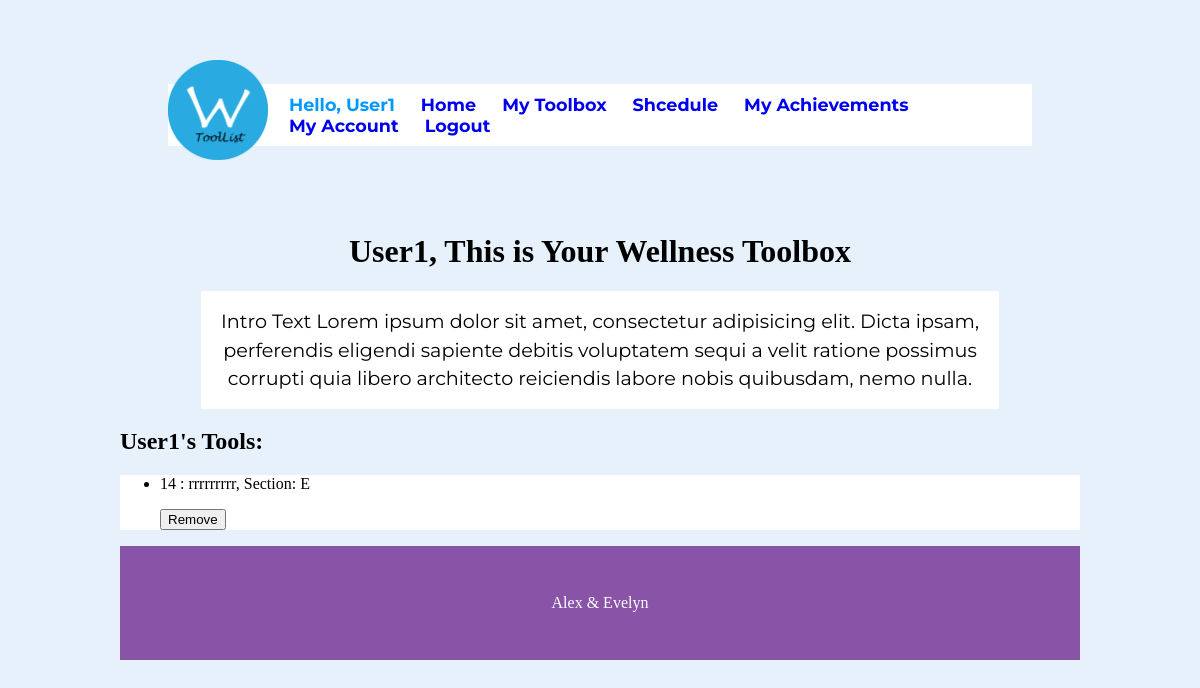
Page /my-tools.php (signed in) on the committed database.
### tables this page shows
CREATE TABLE `Tool` (
  `Tool-id` int(11) NOT NULL,
  `Name` varchar(30) NOT NULL,
  `Section` varchar(1) NOT NULL,
  `Description` text NOT NULL,
  `Date` date NOT NULL
);

### my-tools.php (the view, shortened to what this page needs)
<?php session_start();
if($_SESSION["authenticated"] == true){
	require_once("includes/database.php");
	include("includes/header.php");
	include("includes/nav.php");
    $User_id = $_SESSION["UserID"];
	$username = $_SESSION["Username"];
	$stmt = $pdo->prepare("SELECT `Tool`.`Tool-id`,`Tool`.`Name`, `Tool`.`Section`, `Tool`.`Description`
	FROM `Tool` INNER JOIN `MyTools`
	ON `Tool`.`Tool-id`=`MyTools`.`Tool-id`
	WHERE `MyTools`.`User-id` = $User_id");
    $stmt->execute();
?>
<h1 class="header"><?php echo  $username; ?>, This is Your Wellness Toolbox</h1>
<h2 class="intro-text">Intro Text Lorem ipsum dolor sit amet, consectetur adipisicing 	elit. Dicta ipsam, perferendis eligendi sapiente debitis voluptatem sequi a velit ratione possimus corrupti quia libero architecto reiciendis labore nobis quibusdam, nemo nulla.</h2>
<h2><? echo  $username; ?>'s Tools:</h2>
<section class="tool-type">
	<ul>
	<?
	while($row = $stmt->fetch()) {
	?>
		<li>
			<p><? echo($row["Tool-id"]); ?> : <? echo($row["Name"]);?>, Section: <? echo($row["Section"]);?></p>
			<form action="process-delete-tool.php" method="POST">
				<input type="submit" value="Remove" />
			</form>
		</li>
	<?
	}
	?>
	</ul>
</section>
	<?php include("includes/footer.php");
} else {
	?>
	<p>You are not allowed to view this page. Please <a href="login-form.php">log in here.</a></p>
	<?
}
	?>

### includes/stylesheets/style.css (style rules this page uses)
body { background-color: #e6f1fc; font-family:'Neuton' serif; }
ul, #app-title, .wrapper, footer { background-color: white; }
h1, .intro-text, footer { text-align: center; }
.intro-text { width: 80%; margin: 0 auto; font: 1.2em 'Montserrat', sans-serif; line-height: 1.5em; padding: 0.8em; background-color: white; }

### rows in the picture
tool: value "14", Name "rrrrrrrrr", Section "E"

### other values in the picture
$_SESSION["Username"] "User1"
$username "User1"
